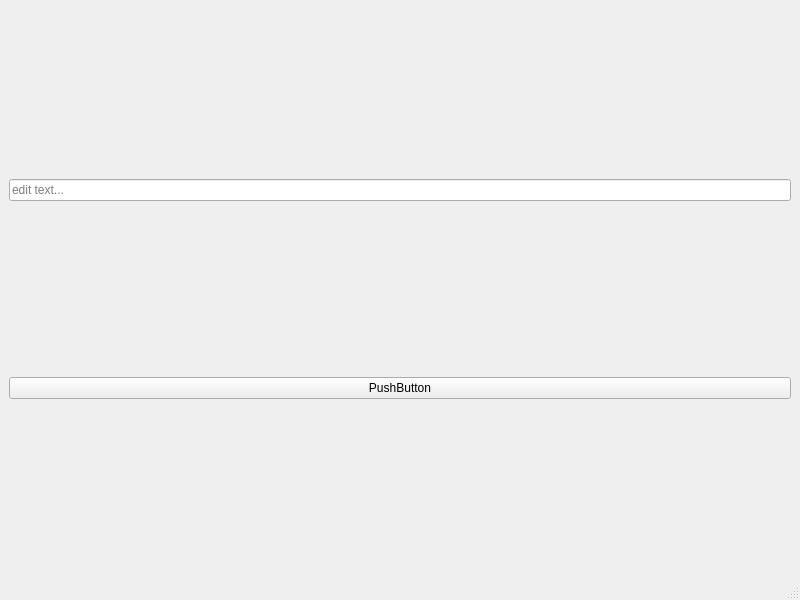
<?xml version="1.0" encoding="UTF-8"?>
<ui version="4.0">
 <class>MainWindow</class>
 <widget class="QMainWindow" name="MainWindow">
  <property name="geometry">
   <rect>
    <x>0</x>
    <y>0</y>
    <width>800</width>
    <height>600</height>
   </rect>
  </property>
  <property name="windowTitle">
   <string>MainWindow</string>
  </property>
  <widget class="QWidget" name="centralwidget">
   <layout class="QVBoxLayout" name="verticalLayout">
    <item>
     <widget class="QLineEdit" name="lineEdit">
      <property name="placeholderText">
       <string>edit text...</string>
      </property>
     </widget>
    </item>
    <item>
     <widget class="QPushButton" name="pushButton">
      <property name="text">
       <string>PushButton</string>
      </property>
     </widget>
    </item>
   </layout>
  </widget>
  <widget class="QMenuBar" name="menubar">
   <property name="geometry">
    <rect>
     <x>0</x>
     <y>0</y>
     <width>800</width>
     <height>45</height>
    </rect>
   </property>
  </widget>
  <widget class="QStatusBar" name="statusbar"/>
 </widget>
 <resources/>
 <connections/>
</ui>
